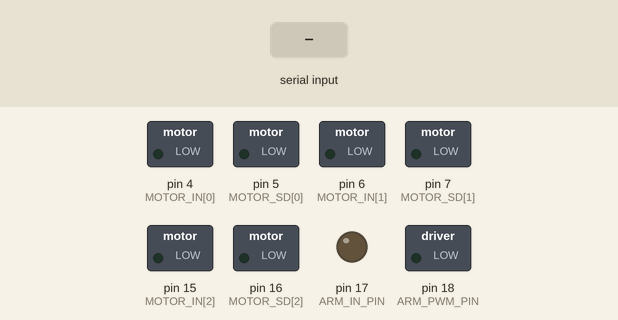
A sketch run on a simulated Arduino Uno, built with avr-gcc and run on an emulated ATmega328P. Parts: switched loads named in the sketch (green lamp = pin HIGH), output pins drawn as LEDs (lit = HIGH). The test bench sets the inputs (shaded band). What the sketch prints to the serial monitor is not drawn.

Above: at 1.4 s.
1.5 s: "a" received over Serial
At 2.0 s:
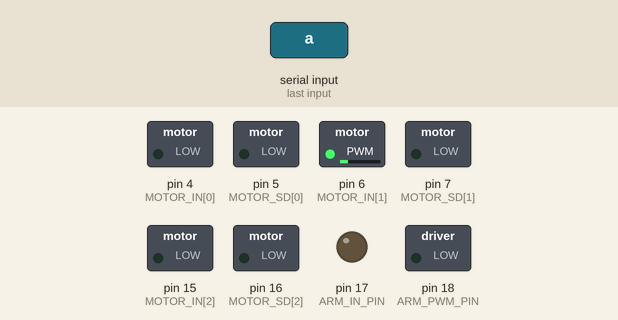
4.0 s: "x" received over Serial
At 4.25 s:
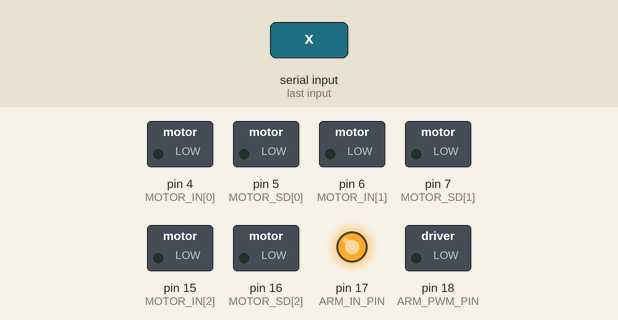
5.9 s: "y" received over Serial
At 6.15 s:
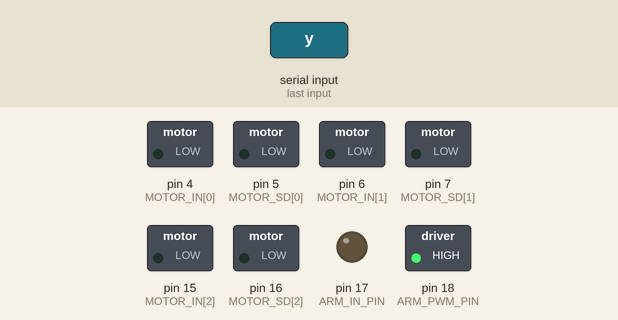
7.9 s: "30,150\n" received over Serial
Timing chart, 0 to 10.4 s (numbered marks = the images above; inputs shaded):
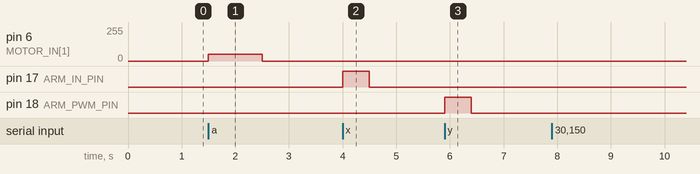

The sketch:

wheel_direction_test.ino
```cpp
// ============================================================
// 駆動輪 1輪ずつの回転方向テスト（r2_bluetooth と同じピン配線）
// シリアルモニタ(115200, 改行なし/あり どちらでも可)から1文字送ると、その輪だけ短時間回して止まる。
//
//   0 / 1 / 2 : 左前 / 後ろ / 右前 を「正方向」（INピンにPWM）
//   3 / 4 / 5 : 左前 / 後ろ / 右前 を「逆方向」（SDピンにPWM）
//   a         : 3輪を同時に正方向（逆運動学の w>0 と同じ出力。r2_bluetoothでは o/p の符号を反転済み）
//   x / y     : アーム（r2_bluetoothの x=上昇 / y=下降 と同じ出力）
//   s         : 即停止
//
// 期待値（実機でo/pが逆だった結果から）:
//   r2_bluetoothの 'o'（左回転=反時計回り）は w<0 を出している。
//   よって a（3輪とも正方向 = w>0）では、機体はその場で「時計回り」に回るはず。
//   a が反時計回りに回るなら、r2_bluetooth の o/p の符号反転は余計だったことになる。
//   0/1/2 を単独で回したとき、3輪のうち向きがそろわない輪があれば、
//   その輪のIN/SDの配線かピン番号が逆。
// ============================================================
constexpr int MOTOR_IN[3] = {4, 6, 15};   // 0=左前、1=後ろ、2=右前
constexpr int MOTOR_SD[3] = {5, 7, 16};
constexpr int WHEEL_PWM = 50;             // r2_bluetoothの上限(75)より低め
constexpr uint32_t PULSE_MS = 1000;

constexpr int ARM_IN_PIN = 17;
constexpr int ARM_PWM_PIN = 18;
constexpr uint32_t ARM_PULSE_MS = 500;

const char *const WHEEL_NAME[3] = {"左前", "後ろ", "右前"};
uint32_t stopAtMs = 0;
bool running = false;

void stopAll() {
  for (int i = 0; i < 3; ++i) {
    analogWrite(MOTOR_IN[i], 0);
    analogWrite(MOTOR_SD[i], 0);
  }
  analogWrite(ARM_PWM_PIN, 0);
  digitalWrite(ARM_IN_PIN, LOW);
  running = false;
}

void spinWheel(int wheel, bool positive) {
  stopAll();
  analogWrite(positive ? MOTOR_IN[wheel] : MOTOR_SD[wheel], WHEEL_PWM);
  Serial.print(WHEEL_NAME[wheel]);
  Serial.println(positive ? " 正方向" : " 逆方向");
  stopAtMs = millis() + PULSE_MS;
  running = true;
}

void setup() {
  Serial.begin(115200);
  delay(200);
  for (int i = 0; i < 3; ++i) {
    pinMode(MOTOR_IN[i], OUTPUT);
    pinMode(MOTOR_SD[i], OUTPUT);
  }
  pinMode(ARM_IN_PIN, OUTPUT);
  pinMode(ARM_PWM_PIN, OUTPUT);
  stopAll();
  Serial.println("wheel direction test: 0/1/2=正 3/4/5=逆 a=3輪正 x/y=アーム s=停止");
}

void loop() {
  if (running && static_cast<int32_t>(millis() - stopAtMs) >= 0) {
    stopAll();
    Serial.println("stop");
  }

  while (Serial.available()) {
    const char c = Serial.read();
    if (c >= '0' && c <= '2') spinWheel(c - '0', true);
    else if (c >= '3' && c <= '5') spinWheel(c - '3', false);
    else if (c == 'a') {
      stopAll();
      for (int i = 0; i < 3; ++i) analogWrite(MOTOR_IN[i], WHEEL_PWM);
      Serial.println("3輪 正方向（機体は時計回りに回るはず）");
      stopAtMs = millis() + PULSE_MS;
      running = true;
    } else if (c == 'x') {  // r2_bluetooth の ArmUp と同じ
      stopAll();
      digitalWrite(ARM_IN_PIN, HIGH);
      analogWrite(ARM_PWM_PIN, 255 - 255);  // r2_bluetooth と同じ反転出力（255-duty、duty=255）
      Serial.println("アーム x（上昇のはず）");
      stopAtMs = millis() + ARM_PULSE_MS;
      running = true;
    } else if (c == 'y') {  // r2_bluetooth の ArmDown と同じ
      stopAll();
      digitalWrite(ARM_IN_PIN, LOW);
      analogWrite(ARM_PWM_PIN, 255);
      Serial.println("アーム y（下降のはず）");
      stopAtMs = millis() + ARM_PULSE_MS;
      running = true;
    } else if (c == 's') {
      stopAll();
      Serial.println("stop");
    }
  }
}
```

Measured:
- after the input at 1.5 s, pin 6 (MOTOR_IN[1]): 0/255 → 50/255 at once, → 0/255 1.0 s later
- after the input at 4.0 s, pin 17 (ARM_IN_PIN): LOW → HIGH at once, → LOW 0.50 s later
- after the input at 5.9 s, pin 18 (ARM_PWM_PIN): LOW → HIGH at once, → LOW 0.50 s later
